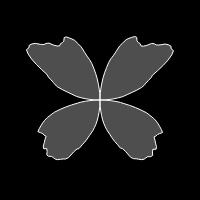
Frame 1 (no input)
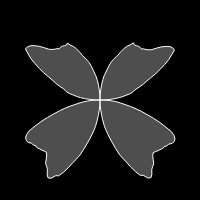
Frame 60 (no input)
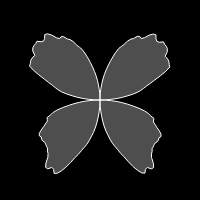
Frame 120 (the mouse pressed at the canvas centre since frame 60)

The p5.js sketch that drew these frames (run headless with seeded random() and noise() and a simulated clock; from frame 60 on, the mouse is pressed at the canvas centre):

// p5.js sketch
// ── sketch.js
// 使用三角函数和perlin噪声来程序生成p5.js的蝶形翼设计
// video: https://www.youtube.com/watch?v=O_0fRV4MTZo&list=PLRqwX-V7Uu6bgPNQAdxQZpJuJCjeOr7VD&index=10

let da = 0.03;
let slider_dx;
let yoff = 0;

function setup() {
  createCanvas(200, 200);

  slider_dx = createSlider(0, 5, 0.1, 0.01);
}

function draw() {
  background(0);
  translate(width / 2, height / 2);
  rotate(PI / 2);

  stroke(255);
  fill(200, 100);
  beginShape();
  let xoff = 0;
  for (let angle = -PI / 2; angle < PI / 2; angle += da) {
    let n = noise(xoff, yoff);
    let r = sin(2 * angle) * map(n, 0, 1, 50, 120);
    let x = r * cos(angle); // 临边x
    let y = r * sin(angle); // 对边y
    xoff += slider_dx.value();
    vertex(x, y);
  }

  for (let angle = PI / 2; angle < (3 * PI) / 2; angle += da) {
    let n = noise(xoff, yoff);
    let r = sin(2 * angle) * map(n, 0, 1, 50, 120);
    let x = r * cos(angle); // 临边x
    let y = r * sin(angle); // 对边y
    xoff -= slider_dx.value();
    vertex(x, y);
  }
  endShape(CLOSE);

  yoff += 0.1;
}
